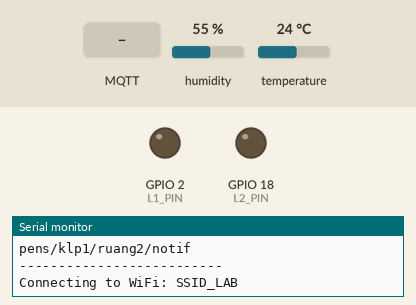
Simulated run of this sketch. Board: ESP32. On the bench: output pins drawn as LEDs (lit = HIGH), the last lines printed to the serial monitor. The inputs (shaded band) are chosen by the test bench; at power-on: humidity 55 %, temperature 24 °C. WiFi joins after 1.5 s; servers stay silent unless stated; no MQTT or app messages arrive unless stated.

Above: at 2.2 s.
2.3 s: MQTT message "1" arrives on the first subscribed topic
At 5.5 s:
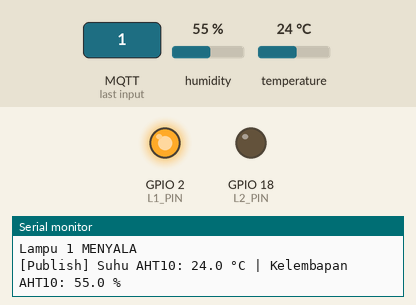
6.5 s: MQTT message "1" arrives on the second subscribed topic
At 7.1 s:
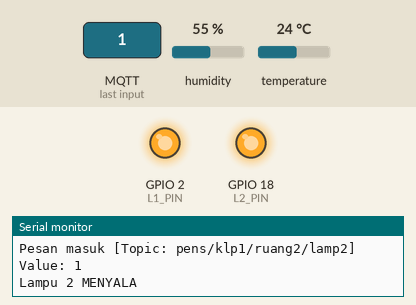
8.0 s: MQTT message "0" arrives on the first subscribed topic
At 9.2 s:
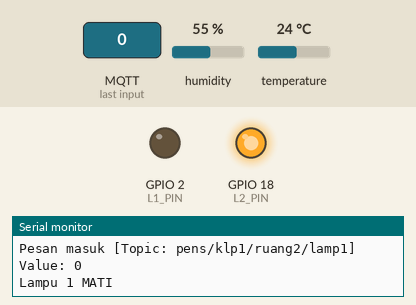
9.5 s: MQTT message "0" arrives on the second subscribed topic
At 10.5 s:
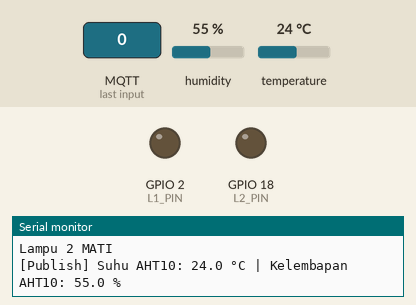
Timing chart, 0 to 12.0 s (numbered marks = the images above; inputs shaded):
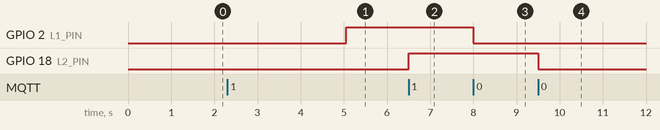

The sketch:

esp32_ruang.ino
```cpp
#include <WiFi.h>
#include <PubSubClient.h>
#include <Wire.h>
#include <Adafruit_AHTX0.h>

// ===== KONFIGURASI JARINGAN =====
const char* WIFI_SSID = "SSID_LAB";
const char* WIFI_PASS = "PASS_LAB";
const char* BROKER_IP = "broker.hivemq.com";

// ===== IDENTIFIKASI RUANGAN =====
const char* ROOM_NAME = "ruang2";

// ===== PEMETAAN PIN HARDWARE (ESP32 DevKit V1) =====
// Catatan: Sensor AHT10 menggunakan I2C (SDA = GPIO 21, SCL = GPIO 22)
const int L1_PIN      = 2;  // LED Lampu 1
const int L2_PIN      = 18; // LED Lampu 2

WiFiClient net;
PubSubClient mqtt(net);
Adafruit_AHTX0 aht; // Objek Sensor AHT10
String clientId;

// Topic Buffers (Mengikuti pola pens/klp1/<ruang>/...)
char tTemp[50], tHum[50], tL1[50], tL2[50], tStatus[50], tNotif[50];

unsigned long lastPublish = 0;
unsigned long lastWiFiRetry = 0;

// ===== CALLBACK HANDLING (SUBSCRIBE) =====
void callback(char* topic, byte* payload, unsigned int length) {
  String message = "";
  for (unsigned int i = 0; i < length; i++) {
    message += (char)payload[i];
  }
  message.trim(); // Hapus spasi atau karakter tersembunyi

  Serial.print("Pesan masuk [Topic: ");
  Serial.print(topic);
  Serial.print("] Value: ");
  Serial.println(message);

  // Tentukan state (HIGH/LOW)
  int state = (message == "1") ? HIGH : LOW;

  // Cek dan kontrol Lampu 1
  if (strcmp(topic, tL1) == 0) {
    if (message == "1" || message == "0") {
      digitalWrite(L1_PIN, state);
      Serial.println(state == HIGH ? "Lampu 1 MENYALA" : "Lampu 1 MATI");
    }
  }
  // Cek dan kontrol Lampu 2
  else if (strcmp(topic, tL2) == 0) {
    if (message == "1" || message == "0") {
      digitalWrite(L2_PIN, state);
      Serial.println(state == HIGH ? "Lampu 2 MENYALA" : "Lampu 2 MATI");
    }
  }
}

void setup() {
  Serial.begin(115200);
  delay(1000);

  pinMode(L1_PIN, OUTPUT);
  pinMode(L2_PIN, OUTPUT);
  digitalWrite(L1_PIN, LOW);
  digitalWrite(L2_PIN, LOW);

  // Inisialisasi Sensor AHT10
  Wire.begin();
  if (!aht.begin()) {
    Serial.println("Gagal mendeteksi sensor AHT10! Periksa kembali kabel I2C.");
    while (1) {
      delay(10);
    }
  }
  Serial.println("Sensor AHT10 berhasil diinisialisasi.");

  // Pembentukan Topik MQTT Sesuai Standar pens/klp1/<ruang>/...
  snprintf(tTemp, sizeof(tTemp), "pens/klp1/%s/temp", ROOM_NAME);
  snprintf(tHum, sizeof(tHum), "pens/klp1/%s/humidity", ROOM_NAME);
  snprintf(tL1, sizeof(tL1), "pens/klp1/%s/lamp1", ROOM_NAME);
  snprintf(tL2, sizeof(tL2), "pens/klp1/%s/lamp2", ROOM_NAME);
  snprintf(tStatus, sizeof(tStatus), "pens/klp1/%s/status", ROOM_NAME);
  snprintf(tNotif, sizeof(tNotif), "pens/klp1/%s/notif", ROOM_NAME); // Topik khusus notifikasi

  // Cetak topik di Serial Monitor untuk verifikasi
  Serial.println("\n--- DAFTAR TOPIK MQTT ---");
  Serial.println(tTemp);
  Serial.println(tHum);
  Serial.println(tL1);
  Serial.println(tL2);
  Serial.println(tStatus);
  Serial.println(tNotif);
  Serial.println("--------------------------");

  WiFi.mode(WIFI_STA);
  Serial.print("Connecting to WiFi: ");
  Serial.println(WIFI_SSID);
  WiFi.begin(WIFI_SSID, WIFI_PASS);

  clientId = "esp32-devkit-pens-" + WiFi.macAddress();

  mqtt.setServer(BROKER_IP, 1883);
  mqtt.setCallback(callback);
  mqtt.setKeepAlive(15);
}

void connectMQTT() {
  if (WiFi.status() != WL_CONNECTED) return;

  static unsigned long lastConnectAttempt = 0;
  if (millis() - lastConnectAttempt >= 5000) {
    lastConnectAttempt = millis();

    Serial.print("Attempting MQTT connection...");
    if (mqtt.connect(clientId.c_str(), tStatus, 0, true, "offline")) {
      Serial.println("connected!");

      // Subscribe topik kontrol
      mqtt.subscribe(tL1, 1);
      mqtt.subscribe(tL2, 1);

      // Kirim status online
      mqtt.publish(tStatus, "online", true);

      // --- FITUR NOTIFIKASI KETIKA MQTT TERSAMBUNG ---
      String notifMsg = "ESP32 " + String(ROOM_NAME) + " berhasil terhubung ke broker MQTT.";
      mqtt.publish(tNotif, notifMsg.c_str());
      Serial.println("[MQTT] Notifikasi terhubung dikirim.");

    } else {
      Serial.print("failed, rc=");
      Serial.print(mqtt.state());
      Serial.println(" try again in 5 seconds");
    }
  }
}

void loop() {
  // Penanganan Koneksi WiFi yang Aman dari Error "sta is connecting"
  if (WiFi.status() != WL_CONNECTED) {
    if (millis() - lastWiFiRetry >= 10000) {
      lastWiFiRetry = millis();
      Serial.println("WiFi disconnected. Reconnecting...");
      WiFi.disconnect();
      WiFi.begin(WIFI_SSID, WIFI_PASS);
    }
    return;
  }

  // Penanganan Koneksi MQTT
  if (!mqtt.connected()) {
    connectMQTT();
    return;
  }

  mqtt.loop();

  // Kirim data sensor setiap 5 detik
  if (millis() - lastPublish >= 5000) {
    lastPublish = millis();

    // Membaca data suhu dan kelembaban riil dari sensor AHT10
    sensors_event_t humidity, temp;
    aht.getEvent(&humidity, &temp);

    char tempBuf[8];
    char humBuf[8];

    snprintf(tempBuf, sizeof(tempBuf), "%.1f", temp.temperature);
    snprintf(humBuf, sizeof(humBuf), "%.1f", humidity.relative_humidity);

    // Publikasi ke broker MQTT
    mqtt.publish(tTemp, tempBuf);
    mqtt.publish(tHum, humBuf);

    // Cetak ke Serial Monitor
    Serial.print("[Publish] Suhu AHT10: ");
    Serial.print(tempBuf);
    Serial.print(" °C | Kelembapan AHT10: ");
    Serial.print(humBuf);
    Serial.println(" %");
  }
}
```

Measured:
- after the input at 2.3 s, GPIO 2 (L1_PIN): LOW → HIGH after 2.8 s
- after the input at 6.5 s, GPIO 18 (L2_PIN): LOW → HIGH at once
- after the input at 8.0 s, GPIO 2 (L1_PIN): HIGH → LOW at once
- after the input at 9.5 s, GPIO 18 (L2_PIN): HIGH → LOW at once
